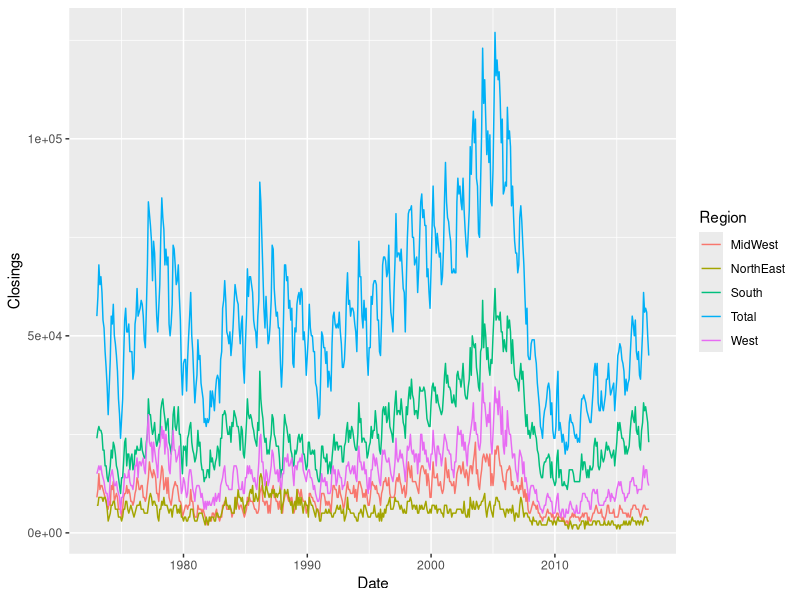
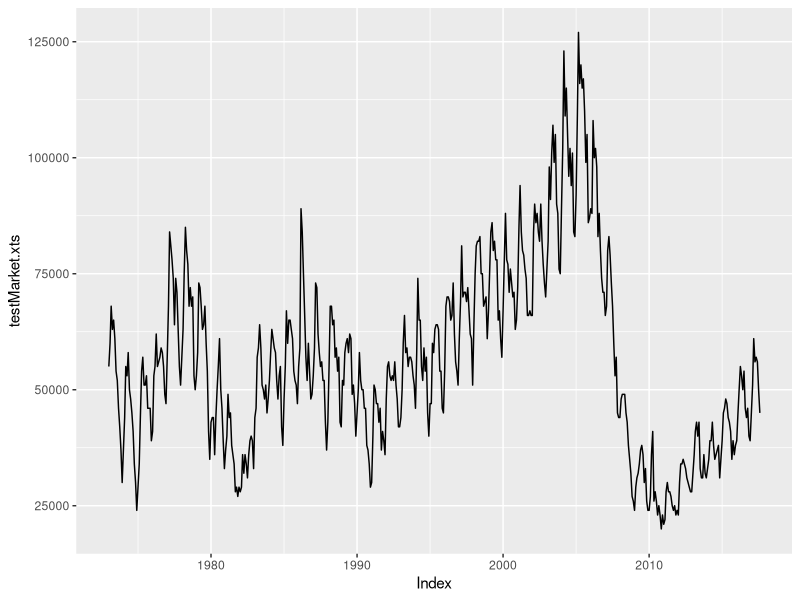

Write the R code that produced these figures, in order. (Note: this script raises an error after producing the figures.)
library(xts)
library(lubridate)
library(forecast)
library(data.table)
library(ggplot2)
library(grid)
library(gridExtra)
library(quantmod)
library(ggthemes)

market <- fread("Monthly.csv")
market <- market[, Date := as.Date(market$Date, format = "%Y/%m/%d")]
# market <- market[Date >= "2010/01/01"]
market$Total <- market$Total * 1000
market$NE <- market$NE * 1000
market$MW <- market$MW * 1000
market$S <- market$S * 1000
market$W <- market$W * 1000

marketPre1 <- market[, c("Date", "NE")]
names(marketPre1) <- c("Date", "Closings")
marketPre1 <- marketPre1[, Region := "NorthEast"]
marketPre2 <- market[, c("Date", "MW")]
names(marketPre2) <- c("Date", "Closings")
marketPre2 <- marketPre2[, Region := "MidWest"]
marketPre3 <- market[, c("Date", "S")]
names(marketPre3) <- c("Date", "Closings")
marketPre3 <- marketPre3[, Region := "South"]
marketPre4 <- market[, c("Date", "W")]
names(marketPre4) <- c("Date", "Closings")
marketPre4 <- marketPre4[, Region := "West"]
marketPre5 <- market[, c("Date", "Total")]
names(marketPre5) <- c("Date", "Closings")
marketPre5 <- marketPre5[, Region := "Total"]

market <- rbind(marketPre1, marketPre2, marketPre3, marketPre4, marketPre5)
rm(marketPre1, marketPre2, marketPre3, marketPre4, marketPre5)



ggplot(market, aes(Date, Closings, colour = Region)) + 
  geom_line()

testMarket <- market[Region == "Total"]
testMarket.xts <- xts(x = testMarket$Closings, order.by = testMarket$Date)

autoplot(testMarket.xts)

testMarket.start <- c(year(start(testMarket.xts)), month(start(testMarket.xts)))
testMarket.end <- c(year(end(testMarket.xts)), month(end(testMarket.xts)))
testMarket.xts <- ts(as.numeric(testMarket.xts), start = testMarket.start,
                   end = testMarket.end, frequency = 12)
rm(testMarket.start, testMarket.end)

testMarket.HW <- HoltWinters(testMarket.xts)
testMarket.arima <- auto.arima(testMarket.xts)
testMarket.forecast <- forecast(testMarket.xts, h = 12*4)
autoplot(testMarket.HW)
autoplot(testMarket.arima)
autoplot(testMarket.forecast)

testMarket.predict1 <-  predict(testMarket.HW, n.ahead=48)
ts.plot(testMarket.xts, testMarket.predict1, lty = c(1:2))

testMarket.predict2 <-  predict(testMarket.arima, n.ahead=48)
autoplot(testMarket.predict2)
